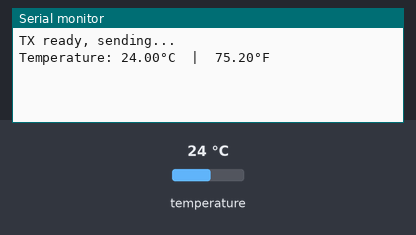
Recording of a sketch running on a simulated Arduino Uno, built with avr-gcc and run on an emulated ATmega328P. On the bench: the last lines printed to the serial monitor. The inputs (shaded band) are chosen by the test bench; at power-on: temperature 24 °C.

Above: at 1.3 s.
1.4 s: temperature set to 12 °C
At 3.9 s:
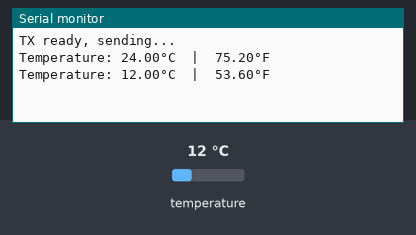
4.3 s: temperature set to 19 °C
At 5.7 s:
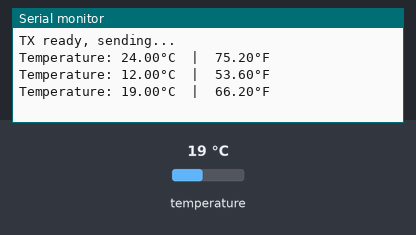
Timing chart, 0 to 7.3 s (numbered marks = the images above; inputs shaded):
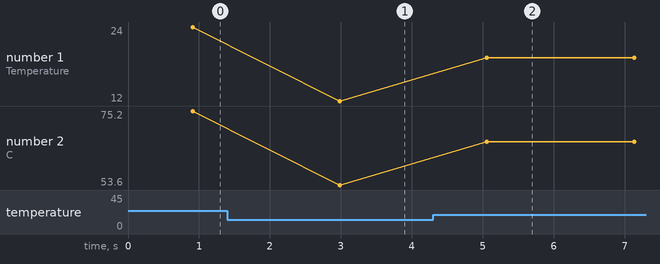

The sketch:

Temp_via_Lora.ino
```cpp
#include <OneWire.h>
#include <SoftwareSerial.h>

SoftwareSerial moduleSerial(10,11);

// Data wire is connected to digital pin 2
const int ONE_WIRE_BUS = 2;

// Instantiate the OneWire object
OneWire ds(ONE_WIRE_BUS);


void setup() {
  // put your setup code here, to run once:
  Serial.begin(9600);
  moduleSerial.begin(9600);
  delay(100);
  Serial.println("TX ready, sending...");
}

void loop() {
  // put your main code here, to run repeatedly:
  byte data[12];
  byte addr[8];

  // Look for a 1-Wire device on the bus
  if ( !ds.search(addr)) {
    ds.reset_search();
    delay(250);
    return;
  }

  // Verify the CRC of the address to ensure it's a valid device
  if (OneWire::crc8(addr, 7) != addr[7]) {
      Serial.println("CRC is not valid!");
      return;
  }

  // Verify that the device is indeed a DS18B20 (Family code 0x28)
  if (addr[0] != 0x28) {
      Serial.println("Device is not a DS18B20 family device.");
      return;
  }

  // --- Step 1 & 2: Tell the sensor to start measuring temperature ---
  ds.reset();
  ds.select(addr);
  ds.write(0x44, 1);        // 0x44 = Convert T command (1 keeps parasite power on if used)

  delay(750);               // Wait 750ms for 12-bit temperature conversion to complete

  // --- Step 3: Read the raw data from the scratchpad ---
  byte present = ds.reset();
  ds.select(addr);
  ds.write(0xBE);           // 0xBE = Read Scratchpad command

  // Read the 9 bytes of the scratchpad
  for (int i = 0; i < 9; i++) {
    data[i] = ds.read();
  }

  // --- Step 4: Mathematical byte conversion ---
  // Combine Byte 0 (LSB) and Byte 1 (MSB) into a single 16-bit signed integer
  int16_t raw = (data[1] << 8) | data[0];

  // The default resolution is 12-bit. In 12-bit mode, each bit represents 0.0625°C.
  // We divide by 16.0 (or multiply by 0.0625) to convert the raw reading to Celsius.
  float celsius = (float)raw / 16.0;
  float fahrenheit = celsius * 1.8 + 32.0;

  // Print results
  moduleSerial.print("Temperature: ");
  moduleSerial.print(celsius);
  moduleSerial.print("°C  |  ");
  moduleSerial.print(fahrenheit);
  moduleSerial.println("°F");

  Serial.print("Temperature: ");
  Serial.print(celsius);
  Serial.print("°C  |  ");
  Serial.print(fahrenheit);
  Serial.println("°F");

  delay(1000); // Wait before the next reading
}
```

Measured:
- after the input at 1.4 s, the serial monitor: prints a new line after 1.6 s (image 1)
- after the input at 4.3 s, the serial monitor: prints a new line after 0.76 s (image 2)
- plotted number 1: 24 → 12 after the input at 1.4 s, 12 → 19 after the input at 4.3 s
- plotted number 2: 75.2 → 53.6 after the input at 1.4 s, 53.6 → 66.2 after the input at 4.3 s
